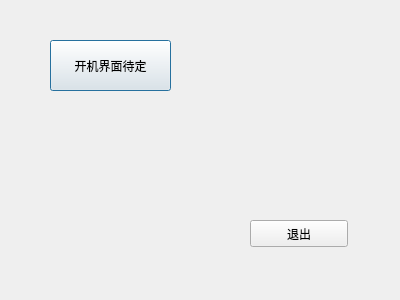
<?xml version="1.0" encoding="UTF-8"?>
<ui version="4.0">
 <class>myDlg1</class>
 <widget class="QDialog" name="myDlg1">
  <property name="geometry">
   <rect>
    <x>0</x>
    <y>0</y>
    <width>400</width>
    <height>300</height>
   </rect>
  </property>
  <property name="windowTitle">
   <string>Dialog</string>
  </property>
  <widget class="QPushButton" name="pushButton">
   <property name="geometry">
    <rect>
     <x>50</x>
     <y>40</y>
     <width>121</width>
     <height>51</height>
    </rect>
   </property>
   <property name="text">
    <string>开机界面待定</string>
   </property>
  </widget>
  <widget class="QPushButton" name="pushButton_2">
   <property name="geometry">
    <rect>
     <x>250</x>
     <y>220</y>
     <width>98</width>
     <height>27</height>
    </rect>
   </property>
   <property name="text">
    <string>退出</string>
   </property>
  </widget>
 </widget>
 <resources/>
 <connections/>
</ui>
